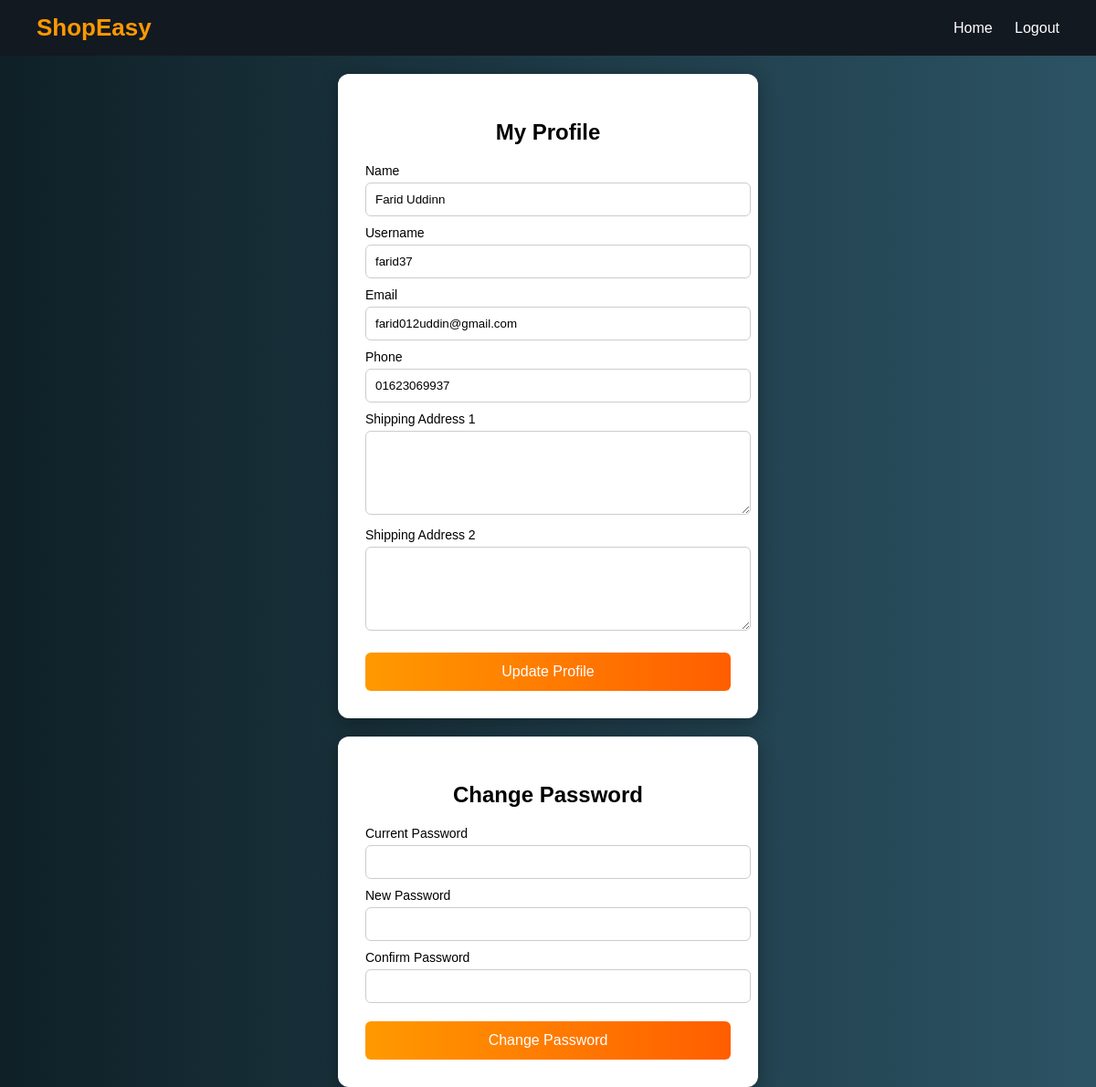
Before: /E-Commerce_Store_Management_System/View/profileView.php (signed in) with the older database file.
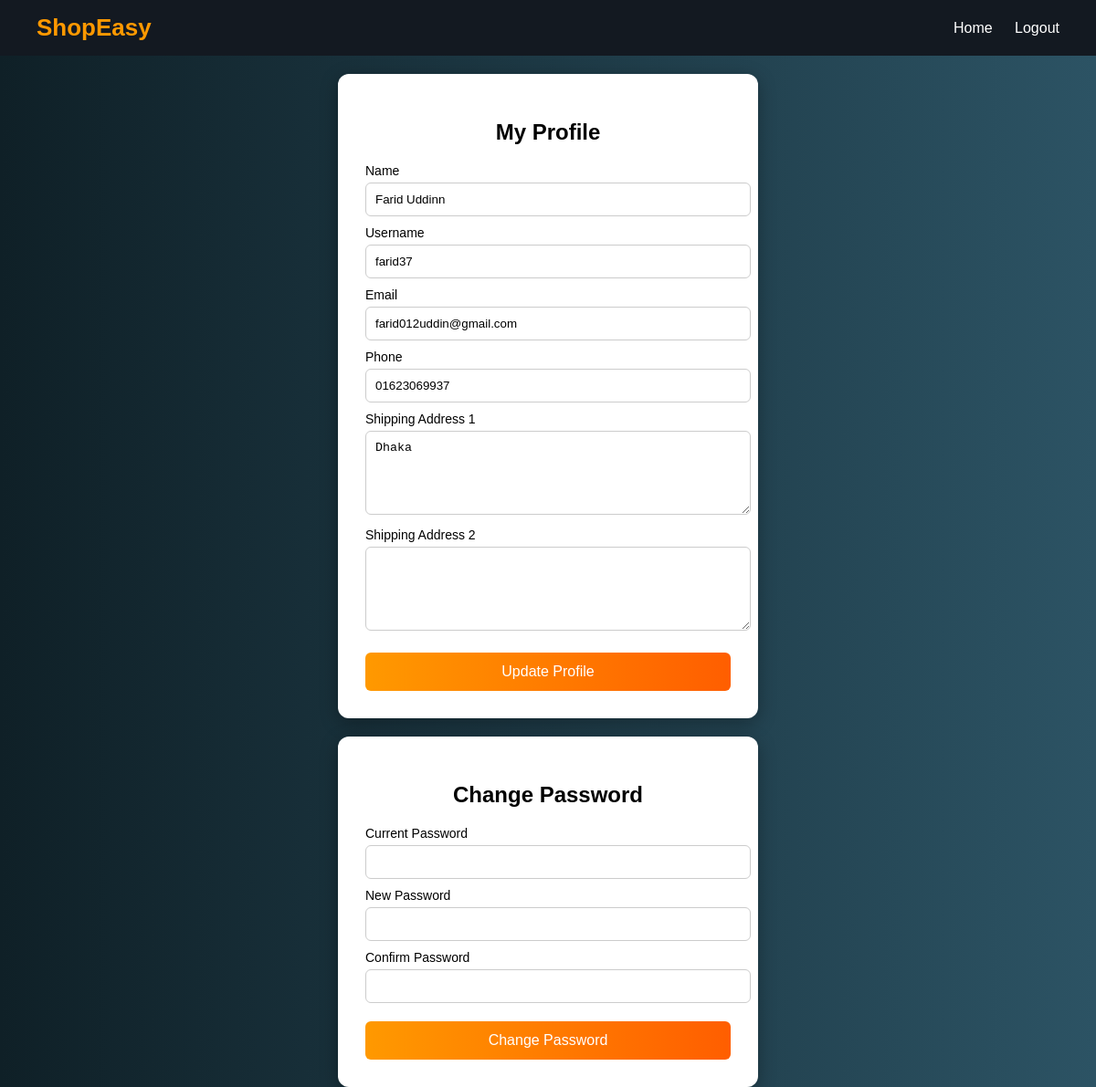
After: the same page with the newer database file.
### tables this page shows
CREATE TABLE `users` (
  `id` int(11) NOT NULL,
  `name` varchar(100) NOT NULL,
  `username` varchar(50) NOT NULL,
  `email` varchar(100) NOT NULL,
  `password_hash` varchar(255) NOT NULL,
  `phone` varchar(20) DEFAULT NULL,
  `role` enum('customer','admin') DEFAULT 'customer',
  `shipping_addresses` longtext DEFAULT NULL CHECK (json_valid(`shipping_addresses`)),
  `remember_token` varchar(255) DEFAULT NULL,
  `created_at` timestamp NOT NULL DEFAULT current_timestamp()
);

### E-Commerce_Store_Management_System/Model/profileModel.php (called while the page is built, shortened)
<?php
class ProfileModel extends Database {
    public function getUserById($id){
        $conn = $this->connection();
        $sql = "SELECT * FROM users WHERE id='$id'";
        $result = mysqli_query($conn, $sql);
        return mysqli_fetch_assoc($result);
    }
}
?>

### E-Commerce_Store_Management_System/View/profileView.php (the view, shortened to what this page needs)
<?php
require_once "../Model/profileModel.php";
$model = new ProfileModel();
$user = $model->getUserById($_SESSION['user_id']);
$addresses = json_decode($user['shipping_addresses'], true);
$address1 = $addresses[0] ?? "";
$address2 = $addresses[1] ?? "";
?>
<!DOCTYPE html>
<html>
<head>
<link rel="stylesheet" href="Style/profileStyle.css">
</head>
<body>
<div class="top-header">
    <div class="logo">ShopEasy</div>
    <div class="menu">
        <a href="../index.php">Home</a>
        <a href="../Controller/logout.php">Logout</a>
    </div>
</div>
<div style="display:flex; flex-direction:column; align-items:center; gap:20px;">
<div class="profile-container">
<h2>My Profile</h2>
<form action="../Controller/profileValidation.php" method="POST">
            <label>Name</label>
            <input type="text" name="name" value="<?php echo $user['name']; ?>" required>
            <label>Username</label>
            <input type="text" name="username" value="<?php echo $user['username']; ?>" required>
            <label>Email</label>
            <input type="email" name="email" value="<?php echo $user['email']; ?>" required>
            <label>Phone</label>
            <input type="text" name="phone" value="<?php echo $user['phone']; ?>">
            <label>Shipping Address 1</label>
            <textarea name="address1"><?php echo $address1; ?></textarea>
            <label>Shipping Address 2</label>
            <textarea name="address2"><?php echo $address2; ?></textarea>
            <button type="submit" name="updateProfile">Update Profile</button>
 </form>
</div>
    <div class="profile-container">
        <h2>Change Password</h2>
        <form action="../Controller/profileValidation.php" method="POST">
            <label>Current Password</label>
            <input type="password" name="current_password" required>
            <label>New Password</label>
            <input type="password" name="new_password" required>
            <label>Confirm Password</label>
            <input type="password" name="confirm_password" required>
            <button type="submit" name="changePassword">Change Password</button>
        </form>
    </div>
</div>
</body>
</html>

Changed rows visible on the page:
changed users "Farid Uddinn": address1 (not shown) → "Dhaka"
